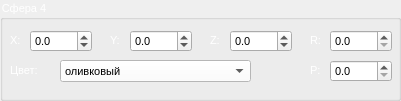
  <widget class="QGroupBox" name="group_sphere_4">
   <property name="geometry">
    <rect>
     <x>440</x>
     <y>180</y>
     <width>401</width>
     <height>101</height>
    </rect>
   </property>
   <property name="font">
    <font>
     <pointsize>8</pointsize>
    </font>
   </property>
   <property name="styleSheet">
    <string notr="true">::title{color:white}</string>
   </property>
   <property name="title">
    <string>Сфера 4</string>
   </property>
   <widget class="QLabel" name="label_16">
    <property name="geometry">
     <rect>
      <x>10</x>
      <y>30</y>
      <width>21</width>
      <height>21</height>
     </rect>
    </property>
    <property name="font">
     <font>
      <pointsize>8</pointsize>
     </font>
    </property>
    <property name="styleSheet">
     <string notr="true">color: rgb(255, 255, 255);</string>
    </property>
    <property name="text">
     <string>X:</string>
    </property>
   </widget>
   <widget class="QLabel" name="label_17">
    <property name="geometry">
     <rect>
      <x>110</x>
      <y>30</y>
      <width>21</width>
      <height>21</height>
     </rect>
    </property>
    <property name="font">
     <font>
      <pointsize>8</pointsize>
     </font>
    </property>
    <property name="styleSheet">
     <string notr="true">color: rgb(255, 255, 255);</string>
    </property>
    <property name="text">
     <string>Y:</string>
    </property>
   </widget>
   <widget class="QLabel" name="label_18">
    <property name="geometry">
     <rect>
      <x>210</x>
      <y>30</y>
      <width>21</width>
      <height>21</height>
     </rect>
    </property>
    <property name="font">
     <font>
      <pointsize>8</pointsize>
     </font>
    </property>
    <property name="styleSheet">
     <string notr="true">color: rgb(255, 255, 255);</string>
    </property>
    <property name="text">
     <string>Z:</string>
    </property>
   </widget>
   <widget class="QDoubleSpinBox" name="value4_X">
    <property name="geometry">
     <rect>
      <x>30</x>
      <y>30</y>
      <width>62</width>
      <height>22</height>
     </rect>
    </property>
    <property name="font">
     <font>
      <pointsize>8</pointsize>
     </font>
    </property>
    <property name="styleSheet">
     <string notr="true">color: rgb(0, 0, 0);</string>
    </property>
    <property name="decimals">
     <number>1</number>
    </property>
    <property name="minimum">
     <double>-100.000000000000000</double>
    </property>
    <property name="maximum">
     <double>100.000000000000000</double>
    </property>
    <property name="singleStep">
     <double>0.100000000000000</double>
    </property>
   </widget>
   <widget class="QDoubleSpinBox" name="value4_Y">
    <property name="geometry">
     <rect>
      <x>130</x>
      <y>30</y>
      <width>62</width>
      <height>22</height>
     </rect>
    </property>
    <property name="font">
     <font>
      <pointsize>8</pointsize>
     </font>
    </property>
    <property name="styleSheet">
     <string notr="true">color: rgb(0, 0, 0);</string>
    </property>
    <property name="decimals">
     <number>1</number>
    </property>
    <property name="minimum">
     <double>-100.000000000000000</double>
    </property>
    <property name="maximum">
     <double>100.000000000000000</double>
    </property>
    <property name="singleStep">
     <double>0.100000000000000</double>
    </property>
   </widget>
   <widget class="QDoubleSpinBox" name="value4_Z">
    <property name="geometry">
     <rect>
      <x>230</x>
      <y>30</y>
      <width>62</width>
      <height>22</height>
     </rect>
    </property>
    <property name="font">
     <font>
      <pointsize>8</pointsize>
     </font>
    </property>
    <property name="styleSheet">
     <string notr="true">color: rgb(0, 0, 0);</string>
    </property>
    <property name="decimals">
     <number>1</number>
    </property>
    <property name="minimum">
     <double>-100.000000000000000</double>
    </property>
    <property name="maximum">
     <double>100.000000000000000</double>
    </property>
    <property name="singleStep">
     <double>0.100000000000000</double>
    </property>
   </widget>
   <widget class="QLabel" name="label_19">
    <property name="geometry">
     <rect>
      <x>10</x>
      <y>60</y>
      <width>51</width>
      <height>21</height>
     </rect>
    </property>
    <property name="font">
     <font>
      <pointsize>8</pointsize>
     </font>
    </property>
    <property name="styleSheet">
     <string notr="true">color: rgb(255, 255, 255);</string>
    </property>
    <property name="text">
     <string>Цвет:</string>
    </property>
   </widget>
   <widget class="QComboBox" name="value4_color">
    <property name="geometry">
     <rect>
      <x>60</x>
      <y>60</y>
      <width>191</width>
      <height>22</height>
     </rect>
    </property>
    <property name="font">
     <font>
      <pointsize>8</pointsize>
     </font>
    </property>
    <property name="styleSheet">
     <string notr="true">background-color: rgb(255, 255, 255);
color: rgb(0, 0, 0);
</string>
    </property>
    <item>
     <property name="text">
      <string>оливковый</string>
     </property>
    </item>
    <item>
     <property name="text">
      <string>темно-красный</string>
     </property>
    </item>
    <item>
     <property name="text">
      <string>серый</string>
     </property>
    </item>
   </widget>
   <widget class="QDoubleSpinBox" name="value4_R">
    <property name="geometry">
     <rect>
      <x>330</x>
      <y>30</y>
      <width>62</width>
      <height>22</height>
     </rect>
    </property>
    <property name="font">
     <font>
      <pointsize>8</pointsize>
     </font>
    </property>
    <property name="styleSheet">
     <string notr="true">color: rgb(0, 0, 0);</string>
    </property>
    <property name="decimals">
     <number>1</number>
    </property>
    <property name="singleStep">
     <double>0.100000000000000</double>
    </property>
   </widget>
   <widget class="QLabel" name="label_29">
    <property name="geometry">
     <rect>
      <x>310</x>
      <y>30</y>
      <width>21</width>
      <height>21</height>
     </rect>
    </property>
    <property name="font">
     <font>
      <pointsize>8</pointsize>
     </font>
    </property>
    <property name="styleSheet">
     <string notr="true">color: rgb(255, 255, 255);</string>
    </property>
    <property name="text">
     <string>R:</string>
    </property>
   </widget>
   <widget class="QLabel" name="label_42">
    <property name="geometry">
     <rect>
      <x>310</x>
      <y>60</y>
      <width>21</width>
      <height>21</height>
     </rect>
    </property>
    <property name="font">
     <font>
      <pointsize>8</pointsize>
     </font>
    </property>
    <property name="styleSheet">
     <string notr="true">color: rgb(255, 255, 255);</string>
    </property>
    <property name="text">
     <string>P:</string>
    </property>
   </widget>
   <widget class="QDoubleSpinBox" name="value4_P">
    <property name="geometry">
     <rect>
      <x>330</x>
      <y>60</y>
      <width>62</width>
      <height>22</height>
     </rect>
    </property>
    <property name="font">
     <font>
      <pointsize>8</pointsize>
     </font>
    </property>
    <property name="styleSheet">
     <string notr="true">color: rgb(0, 0, 0);</string>
    </property>
    <property name="decimals">
     <number>1</number>
    </property>
    <property name="singleStep">
     <double>0.100000000000000</double>
    </property>
   </widget>
  </widget>
